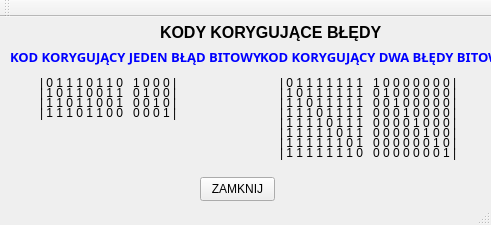
<?xml version="1.0" encoding="UTF-8"?>
<ui version="4.0">
 <class>QtWidgetsApplication1Class</class>
 <widget class="QMainWindow" name="QtWidgetsApplication1Class">
  <property name="geometry">
   <rect>
    <x>0</x>
    <y>0</y>
    <width>491</width>
    <height>225</height>
   </rect>
  </property>
  <property name="windowTitle">
   <string>QtWidgetsApplication1</string>
  </property>
  <widget class="QWidget" name="centralWidget">
   <widget class="QLabel" name="label">
    <property name="geometry">
     <rect>
      <x>160</x>
      <y>0</y>
      <width>261</width>
      <height>31</height>
     </rect>
    </property>
    <property name="text">
     <string>&lt;html&gt;&lt;head/&gt;&lt;body&gt;&lt;p&gt;&lt;span style=&quot; font-size:12pt; font-weight:700;&quot;&gt;KODY KORYGUJĄCE BŁĘDY&lt;/span&gt;&lt;/p&gt;&lt;/body&gt;&lt;/html&gt;</string>
    </property>
   </widget>
   <widget class="QLabel" name="label_2">
    <property name="geometry">
     <rect>
      <x>10</x>
      <y>20</y>
      <width>251</width>
      <height>41</height>
     </rect>
    </property>
    <property name="font">
     <font>
      <family>Source Sans Pro Black</family>
      <bold>true</bold>
     </font>
    </property>
    <property name="text">
     <string>&lt;html&gt;&lt;head/&gt;&lt;body&gt;&lt;p&gt;&lt;span style=&quot; font-size:10pt; color:#0000ff;&quot;&gt;KOD KORYGUJĄCY JEDEN BŁĄD BITOWY&lt;/span&gt;&lt;/p&gt;&lt;/body&gt;&lt;/html&gt;</string>
    </property>
   </widget>
   <widget class="QLabel" name="label_4">
    <property name="geometry">
     <rect>
      <x>40</x>
      <y>50</y>
      <width>221</width>
      <height>31</height>
     </rect>
    </property>
    <property name="text">
     <string>| 0 1 1 1 0 1 1 0   1 0 0 0 |</string>
    </property>
   </widget>
   <widget class="QLabel" name="label_5">
    <property name="geometry">
     <rect>
      <x>40</x>
      <y>60</y>
      <width>221</width>
      <height>31</height>
     </rect>
    </property>
    <property name="text">
     <string>| 1 0 1 1 0 0 1 1   0 1 0 0 |</string>
    </property>
   </widget>
   <widget class="QLabel" name="label_6">
    <property name="geometry">
     <rect>
      <x>40</x>
      <y>70</y>
      <width>221</width>
      <height>31</height>
     </rect>
    </property>
    <property name="text">
     <string>| 1 1 0 1 1 0 0 1   0 0 1 0 |</string>
    </property>
   </widget>
   <widget class="QLabel" name="label_7">
    <property name="geometry">
     <rect>
      <x>40</x>
      <y>80</y>
      <width>221</width>
      <height>31</height>
     </rect>
    </property>
    <property name="text">
     <string>| 1 1 1 0 1 1 0 0   0 0 0 1 |</string>
    </property>
   </widget>
   <widget class="QPushButton" name="pushButton">
    <property name="geometry">
     <rect>
      <x>200</x>
      <y>160</y>
      <width>75</width>
      <height>24</height>
     </rect>
    </property>
    <property name="text">
     <string>ZAMKNIJ</string>
    </property>
   </widget>
   <widget class="QLabel" name="label_8">
    <property name="geometry">
     <rect>
      <x>260</x>
      <y>20</y>
      <width>251</width>
      <height>41</height>
     </rect>
    </property>
    <property name="font">
     <font>
      <family>Source Sans Pro Black</family>
      <bold>true</bold>
     </font>
    </property>
    <property name="text">
     <string>&lt;html&gt;&lt;head/&gt;&lt;body&gt;&lt;p&gt;&lt;span style=&quot; font-size:10pt; color:#0000ff;&quot;&gt;KOD KORYGUJĄCY DWA BŁĘDY BITOWE&lt;/span&gt;&lt;/p&gt;&lt;/body&gt;&lt;/html&gt;</string>
    </property>
   </widget>
   <widget class="QLabel" name="label_9">
    <property name="geometry">
     <rect>
      <x>280</x>
      <y>50</y>
      <width>221</width>
      <height>31</height>
     </rect>
    </property>
    <property name="text">
     <string>| 0 1 1 1 1 1 1 1   1 0 0 0 0 0 0 0 |</string>
    </property>
   </widget>
   <widget class="QLabel" name="label_10">
    <property name="geometry">
     <rect>
      <x>280</x>
      <y>60</y>
      <width>221</width>
      <height>31</height>
     </rect>
    </property>
    <property name="text">
     <string>| 1 0 1 1 1 1 1 1   0 1 0 0 0 0 0 0 |</string>
    </property>
   </widget>
   <widget class="QLabel" name="label_11">
    <property name="geometry">
     <rect>
      <x>280</x>
      <y>70</y>
      <width>221</width>
      <height>31</height>
     </rect>
    </property>
    <property name="text">
     <string>| 1 1 0 1 1 1 1 1   0 0 1 0 0 0 0 0 |</string>
    </property>
   </widget>
   <widget class="QLabel" name="label_12">
    <property name="geometry">
     <rect>
      <x>280</x>
      <y>80</y>
      <width>221</width>
      <height>31</height>
     </rect>
    </property>
    <property name="text">
     <string>| 1 1 1 0 1 1 1 1   0 0 0 1 0 0 0 0 |</string>
    </property>
   </widget>
   <widget class="QLabel" name="label_13">
    <property name="geometry">
     <rect>
      <x>280</x>
      <y>90</y>
      <width>221</width>
      <height>31</height>
     </rect>
    </property>
    <property name="text">
     <string>| 1 1 1 1 0 1 1 1   0 0 0 0 1 0 0 0 |</string>
    </property>
   </widget>
   <widget class="QLabel" name="label_14">
    <property name="geometry">
     <rect>
      <x>280</x>
      <y>100</y>
      <width>221</width>
      <height>31</height>
     </rect>
    </property>
    <property name="text">
     <string>| 1 1 1 1 1 0 1 1   0 0 0 0 0 1 0 0 |</string>
    </property>
   </widget>
   <widget class="QLabel" name="label_15">
    <property name="geometry">
     <rect>
      <x>280</x>
      <y>110</y>
      <width>221</width>
      <height>31</height>
     </rect>
    </property>
    <property name="text">
     <string>| 1 1 1 1 1 1 0 1   0 0 0 0 0 0 1 0 |</string>
    </property>
   </widget>
   <widget class="QLabel" name="label_16">
    <property name="geometry">
     <rect>
      <x>280</x>
      <y>120</y>
      <width>221</width>
      <height>31</height>
     </rect>
    </property>
    <property name="text">
     <string>| 1 1 1 1 1 1 1 0   0 0 0 0 0 0 0 1 |</string>
    </property>
   </widget>
  </widget>
  <widget class="QToolBar" name="mainToolBar">
   <attribute name="toolBarArea">
    <enum>TopToolBarArea</enum>
   </attribute>
   <attribute name="toolBarBreak">
    <bool>false</bool>
   </attribute>
  </widget>
  <widget class="QStatusBar" name="statusBar"/>
 </widget>
 <layoutdefault spacing="6" margin="11"/>
 <resources>
  <include location="QtWidgetsApplication1.qrc"/>
 </resources>
 <connections>
  <connection>
   <sender>pushButton</sender>
   <signal>clicked()</signal>
   <receiver>QtWidgetsApplication1Class</receiver>
   <slot>close()</slot>
   <hints>
    <hint type="sourcelabel">
     <x>274</x>
     <y>195</y>
    </hint>
    <hint type="destinationlabel">
     <x>376</x>
     <y>125</y>
    </hint>
   </hints>
  </connection>
 </connections>
</ui>
